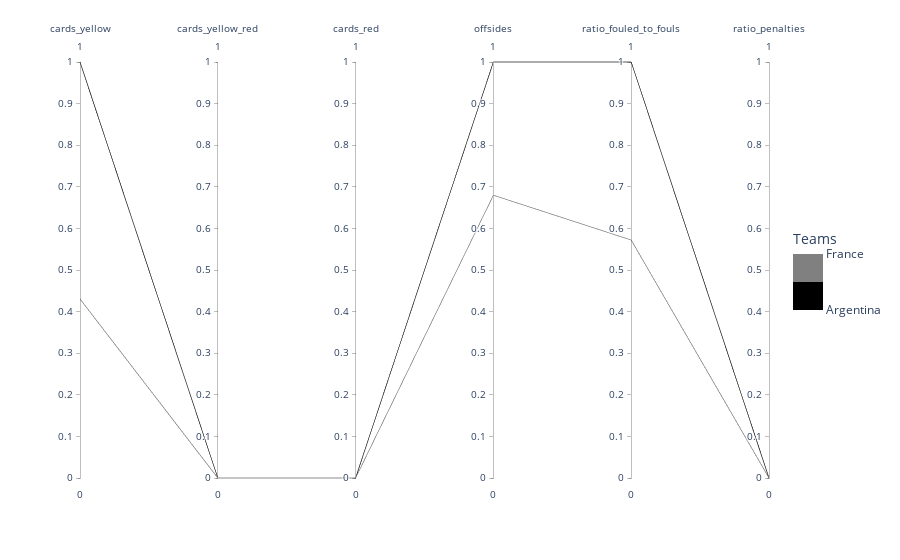

The notebook cell saved with this chart:
### Code cell
parallel_chart(misc, 'Argentina', 'France').show()

### Figure 1 — Plotly figure (JSON) as saved in the notebook; plotly's stock layout.template omitted (floating-point values rounded to 4 significant figures)
{"data": [{"dimensions": [{"label": "cards_yellow", "range": [0, 1], "values": [1, 0.4304]}, {"label": "cards_yellow_red", "range": [0, 1], "values": [0, 0]}, {"label": "cards_red", "range": [0, 1], "values": [0, 0]}, {"label": "offsides", "range": [0, 1], "values": [1, 0.6797]}, {"label": "ratio_fouled_to_fouls", "range": [0, 1], "values": [1, 0.572]}, {"label": "ratio_penalties", "range": [0, 1], "values": [null, null]}], "domain": {"x": [0, 1], "y": [0, 1]}, "line": {"color": [0, 1], "coloraxis": "coloraxis"}, "name": "", "type": "parcoords"}], "layout": {"coloraxis": {"colorbar": {"len": 100, "lenmode": "pixels", "ticktext": ["Argentina", "France"], "tickvals": [0, 1], "title": {"text": "Teams"}}, "colorscale": [[0, "rgb(0.0, 0.0, 0.0)"], [0.5, "rgb(0.0, 0.0, 0.0)"], [0.5, "rgb(127.5, 127.5, 127.5)"], [1, "rgb(127.5, 127.5, 127.5)"]]}, "legend": {"tracegroupgap": 0}, "margin": {"t": 60}}}
